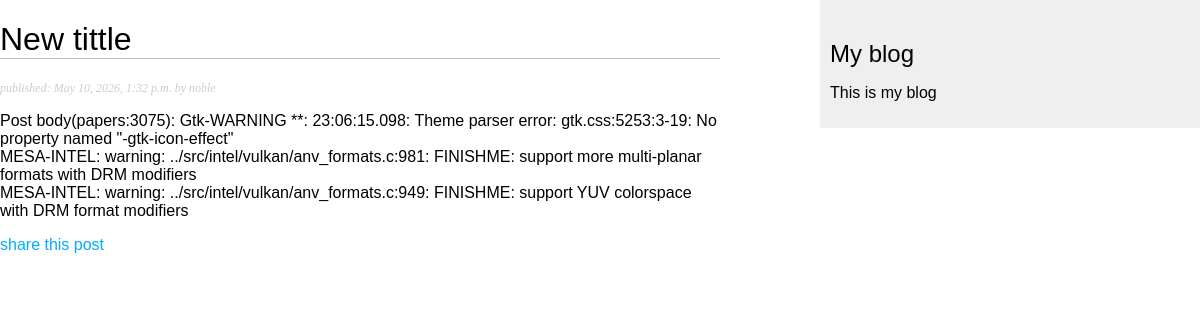
The page /blog/2026/5/10/another-post/ on the database its author committed.
### blog/models.py (models this page shows, shortened)
class Post(models.Model):
  class Status(models.TextChoices): #enumaration class
    DRAFT = 'DF', 'Draft'
    PUBLISHED = 'PB', 'Published'
  title = models.CharField(max_length=250)
  slug = models.SlugField(max_length=250, unique_for_date='publish')
  body = models.TextField()
  author = models.ForeignKey(
    settings.AUTH_USER_MODEL,
    on_delete=models.CASCADE,
    related_name='blog_posts'
  )
  publish = models.DateTimeField(default=timezone.now)
  created = models.DateTimeField(auto_now_add=True)
  updated = models.DateTimeField(auto_now=True)
  status = models.CharField(
    max_length=2,
    choices=Status,
    default=Status.DRAFT
  )
  objects = models.Manager() #default man
  published = PublishedManager() #custom manager
  class Meta:
    ordering = ['-publish']
    indexes = [
      models.Index(fields=['-publish']),
    ]

### blog/views.py (the view)
# urls.py: path('<int:year>/<int:month>/<int:day>/<slug:post>/', views.post_detail, name='post_detail'),
def post_detail(request, year, month, day, post):
  post = get_object_or_404(
    Post,
    status = Post.Status.PUBLISHED,
    slug = post,
    publish__year=year,
    publish__month=month,
    publish__day = day
  )
  return render(request, 'blog/post/detail.html', {'post':post})

### blog/templates/blog/post/detail.html (shortened to what this page needs)
{% extends 'blog/base.html' %}
{% block content %}
  <h1>{{ post.title }}</h1>
  <p class="date">
    published: {{ post.publish }} by {{ post.author }}
  </p>
  {{ post.body|linebreaks }}
  <p>
    <a href="{% url 'blog:post_share' post.id %}">
      share this post
    </a>
  </p>
{% endblock %}

### blog/templates/blog/base.html (style rules this page uses)
body { margin: 0; padding: 0; font-family: Arial, Helvetica, sans-serif; }
a { color: #00abff; text-decoration: none; }
h1 { font-weight: normal; border-bottom: 1px solid #bbb; }
p.date { color: #ccc; font-family: geoergia, serif; font-size: 12px; font-style: italic; }

### rows shown on the page
Post: title "New tittle", publish "May 10, 2026, 1:32 p.m.", author "noble", body "Post body(papers:3075): Gtk-WARNING **: 23:06:15.098: Theme parser error: gtk.css:5253:3-19: No property named \"-gtk-icon-effect\" MESA-INTEL: warning: ../src/intel/vulkan/anv_formats.c:981: FINISHME: support more multi-planar formats with DRM modifiers MESA-INTEL: warning: ../src/intel/vulkan/anv_formats.c:949: FINISHME: support YUV colorspace with DRM format modifiers"
